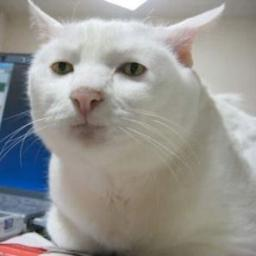
#> input picture big_img.jpg, 256 x 256 px
$ python big_image_input_and_circuit_test.py
#> lines starting #> are read from the running program, lines starting #| are printed output that depends on the picture
import cv2
import numpy as np #imported numpy because cv2 uses numpy data structures/data types like uint8

# HASH FOR THE 256x256 IMAGE:
# 0010111111111100001111111111110000111111111111100011111111101111001011100111111100111111111111110011100111110111001100001111001100010000111100110001101101100111000111100000010100011100000001110001100000000111000110000000111100011000000000111111000000000000
# 0010111111111100001111111111110000111111111111100011111111101111001011100111111100111111111111110011100111110111001100001111001100010000111100110001101101100111000111100000010100011100000001110001100000000111000110000000111100011000000000111111000000000000


##replace "filename" input parameter with actual input name
img = cv2.imread('big_img.jpg',0)
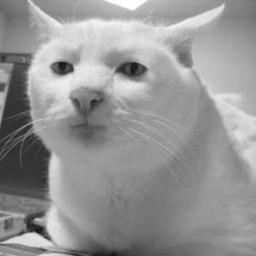
#> img: shape (256, 256); min 14, max 255, mean 149.2

block_side_length = 16
img_side_length = 256
last = img_side_length - block_side_length

pi_list = []
pi_list_export = []
bin_pi_list = []
bm_list = []

# In this nested for loop, I am iterating through a 2-d matrix of 2-d matrices.
# By dividing the image into blocks, each block itself is a 2d matrix of grayscale intensity values.

init_row = 0
while init_row <= last:

    init_col = 0
    while init_col <= last:

        block_row = init_row
        while block_row % 16 != 0 or block_row == init_row:

            block_col = init_col
            while block_col % 16 != 0 or block_col == init_col:


                pixel_intensity = img[block_row, block_col] #find out the filetype of the image, it matters for this step. Might need to replace uchar with something else.
                pi_list.append(pixel_intensity)
                pi_list_export.append(pixel_intensity)
                block_col+=1

            block_row+=1

        pi_sum = 0
        for pi in pi_list:
            pi_sum += pi

        pi_list_length = len(pi_list)
        block_mean = pi_sum // pi_list_length
        bm_list.append(block_mean)
        pi_list.clear()

        init_col+=block_side_length

    init_row+=block_side_length
#> after the loop, bm_list = 256 values, max 223 at index 69, min 53 at index 160, mean 148.7; init_row = 256; pi_list = []; pi_list_export = 65536 items

# This is to compute the median of the block mean values.
# We're going to use the mean instead.
# sorted_bm_list = bm_list.sort()
# median = sorted_bm_list[len(sorted_bm_list)//2]

bm_sum = 0
for bm in bm_list:
    bm_sum += bm
#> this loop made 256 passes
#> (bm, bm_sum) on passes 1 to 3: (112, 112), (134, 246), (167, 413)
#> after the loop, bm_sum = 38078

bm_list_length = len(bm_list)
#> bm_list_length = 256
mean_of_block_means = bm_sum // bm_list_length
#> mean_of_block_means = 148

h_list = []

for bm in bm_list:
    if bm >= mean_of_block_means:
        h_list.append('1')
    else:
        h_list.append('0')
#> this loop made 256 passes
#> bm on passes 1 to 3: 112, 134, 167
#> after the loop, h_list = 256 items, first 6: '0', '0', '1', '0', '1', '1'

ret_hash = ''.join(h_list)
print("image hash: ",ret_hash)
#> (printed output is left out)

#creates a list of the binary pixel intensities in (lsb to msb)least significant bit to most significant bit order
#to ensure compatibility with circuit
# bin_pi_list = []
'''
print(pi_list)
for pi in pi_list:
    s = "{:08b}".format(pi)
    rev_s = s[::-1]
    bin_pi_list.append(rev_s)
print(bin_pi_list)
ret_pi = ''.join(bin_pi_list)
print("ret_pi is", ret_pi)
'''
#old ret_pi returned pixel intensities in msb to lsb order
ret_pi = ''.join(["{:08b}".format(pi) for pi in pi_list_export]) #creates boolean string from uint8 values in pixel intesnity list (pi_list)

#write single-line output of image
with open('big_bin_img.txt','w') as f:
    f.write(ret_pi)
    f.close()

# the code below writes the bin_img.txt file to a format readable by libscapi's Yao test
s = ''
with open('big_bin_img.txt','r') as d:
    s = d.read()
d.close()
print(len(s))

with open('MPPHPartyOneInputs.txt','w') as x:
    x.write('524288\n')

    # for i in range(len(s)):
    #     x.write(s[i])
    #     x.write('\n')

    for i in range(1,65537):
        for j in range(8*i-1,8*(i-1)-1,-1):
            # print(j)
            x.write(s[j])
            x.write('\n')

    x.close()

# TODOs
#     1.[Later] Take input image and reduce to 256x256 (with cropping). This step, though it comes first in the
#         algorithm, can be implemented after May 9th.
#     2.[DONE] Convert image to grayscale.
#     3.[DONE] Divide image into 256 row-major blocks.
#     4.[DONE]For each of the blocks, calculate the mean intensity and put that mean into a vector of means
#         after it's computed.
#     5.[DONE] Sort the vector of means and find the median.
#     6.Convert the median (of the block-means) into a binary number.
#     7.somehow obtain the hash from the binary number (not too sure about this step)

#     -implment mean instead of median
#     -normalize the hash value

# TODO(later)
#     8. Address comments and questions about type to skeith.
#     9. get filename from std::in, make a command line interface to this application.
#     10. find out how to compile with the OpenCV lbrary.
#     11. On about libscapi. Do Bon and Anastasia need me to incorporate their circuit into some c++ code, or will
#     will they be using the example test script with a different circuit file. (The test script is in
#     libraries/libscapi/samples/Yao

#     Ask Rosario after 9th/10th to bring up the things.
